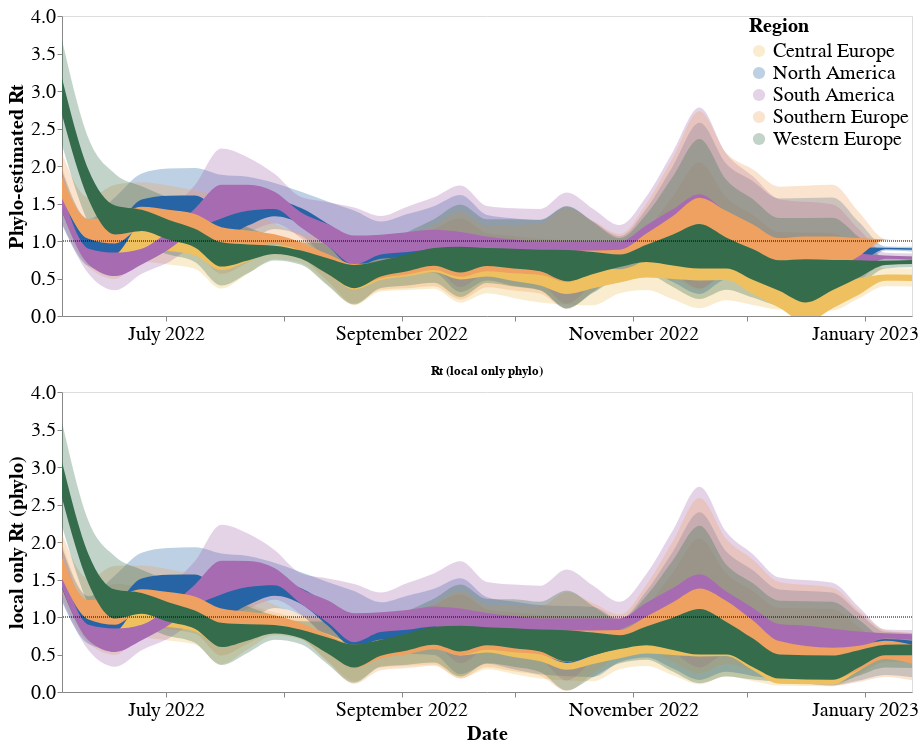

The notebook cell this image was saved under:
### Code cell
(phlyo_rt_plot & local_phlyo_rt_plot).resolve_scale(y = "shared", color = "shared").configure_axis(
    labelFontSize=20,
    titleFontSize=20
)

### Figure 1 — Vega-Lite specification as saved in the notebook (floating-point values rounded to 4 significant figures; data arrays with more than 128 entries replaced by an {"elided": "..."} marker saying what was removed)
{"config": {"view": {"continuousWidth": 400, "continuousHeight": 300}, "axis": {"labelFontSize": 20, "titleFontSize": 20}}, "vconcat": [{"layer": [{"mark": {"type": "area", "color": "#f58518", "interpolate": "monotone", "opacity": 0.3}, "encoding": {"color": {"field": "deme_x", "scale": {"range": ["#EEC060", "#2664A5", "#A76BB1", "#EEA160", "#356D4C"]}, "type": "nominal"}, "x": {"axis": {"format": "%B %Y", "grid": false, "title": ""}, "field": "date", "type": "temporal"}, "y": {"axis": {"grid": false, "title": "Phylo-estimated Rt"}, "field": "lower_hpd_log_95_x", "type": "quantitative"}, "y2": {"field": "upper_hpd_log_95_x"}}, "height": 300, "transform": [{"filter": "(datum.lower_hpd_log_95_x > 0.0)"}], "width": 850}, {"mark": {"type": "area", "clip": true, "color": "#f58518", "interpolate": "monotone", "opacity": 1}, "encoding": {"color": {"field": "deme_x", "legend": {"labelFontSize": 20, "offset": -170, "symbolSize": 150, "title": "Region", "titleFontSize": 20}, "type": "nominal"}, "x": {"axis": {"format": "%B %Y", "grid": false, "tickCount": "month", "title": ""}, "field": "date", "type": "temporal"}, "y": {"axis": {"grid": false, "title": "Phylo-estimated Rt"}, "field": "lower_hpd_log_50_x", "scale": {"domain": [0.0, 4]}, "type": "quantitative"}, "y2": {"field": "upper_hpd_log_50_x"}}, "height": 300, "width": 850}, {"data": {"name": "data-0f80976e06af035141dd0a0f11df9332"}, "mark": {"type": "rule", "strokeDash": [1, 1]}, "encoding": {"y": {"field": "y", "type": "quantitative"}}, "height": 300, "width": 850}], "data": {"name": "data-7f6c140a089701ab1c09f50e78b079ce"}}, {"layer": [{"mark": {"type": "area", "color": "#f58518", "interpolate": "monotone", "opacity": 0.3}, "encoding": {"color": {"field": "deme_x", "scale": {"range": ["#EEC060", "#2664A5", "#A76BB1", "#EEA160", "#356D4C"]}, "type": "nominal"}, "x": {"axis": {"grid": false, "title": "Date"}, "field": "date", "type": "temporal"}, "y": {"axis": {"grid": false, "title": "local only Rt (phylo)"}, "field": "lower_hpd_log_95_x", "type": "quantitative"}, "y2": {"field": "upper_hpd_log_95_x"}}, "height": 300, "transform": [{"filter": "(datum.lower_hpd_log_95_x > 0.0)"}], "width": 850}, {"mark": {"type": "area", "color": "#f58518", "interpolate": "monotone", "opacity": 1}, "encoding": {"color": {"field": "deme_x", "type": "nominal"}, "x": {"axis": {"format": "%B %Y", "grid": false, "tickCount": "month", "title": "Date"}, "field": "date", "type": "temporal"}, "y": {"axis": {"grid": false, "title": "local only Rt (phylo)"}, "field": "lower_hpd_log_50_x", "type": "quantitative"}, "y2": {"field": "upper_hpd_log_50_x"}}, "height": 300, "title": "Rt (local only phylo)", "transform": [{"filter": "(datum.lower_hpd_log_50_x > 0.0)"}], "width": 850}, {"data": {"name": "data-0f80976e06af035141dd0a0f11df9332"}, "mark": {"type": "rule", "strokeDash": [1, 1]}, "encoding": {"y": {"field": "y", "type": "quantitative"}}, "height": 300, "width": 850}], "data": {"name": "data-c0b25fb69e7f734fa05d12a4897dce04"}}], "resolve": {"scale": {"color": "shared", "y": "shared"}}, "$schema": "https://vega.github.io/schema/vega-lite/v4.17.0.json", "datasets": {"data-7f6c140a089701ab1c09f50e78b079ce": {"elided": "165 records"}, "data-0f80976e06af035141dd0a0f11df9332": [{"y": 1.0}], "data-c0b25fb69e7f734fa05d12a4897dce04": {"elided": "165 records"}}}
